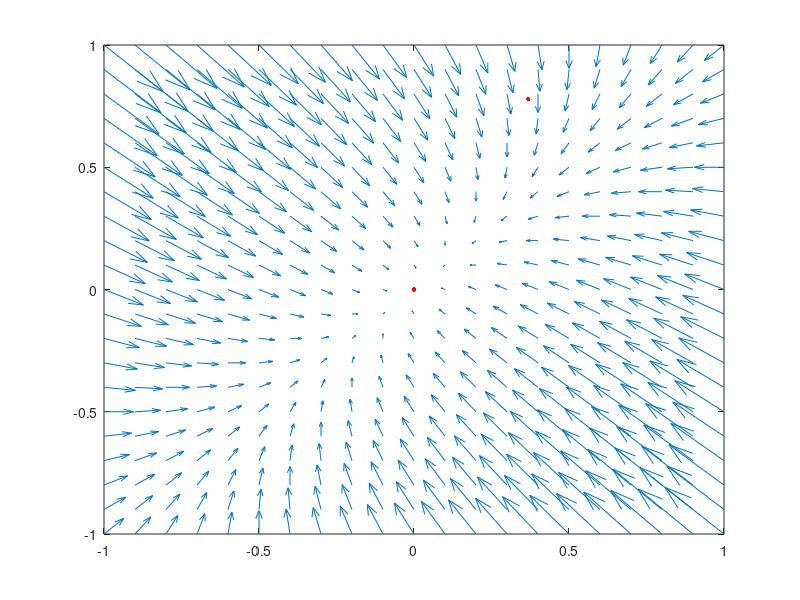

MATLAB code for this plot: (Note: this script raises an error after producing the figure.)
% 03/03/2025

% Phase Portrait (direction fields) of the Lotka-Volterra system

%% In-class practice #1:
% x' = -2*x + y
% y' =  x - 2*y
% 1. solve for the equilibrium
% 2. plot the phase portrait (x=-10:10; y=-10:10)
% 3. determine the type of the equilibrium
figure(2)
x = -1:0.1:1; y = -1:0.1:1;
[X,Y] = meshgrid(x,y);

p = @(x,y)  -2*x + y;
q = @(x,y)  x - 2*y;

quiver(X,Y,p(X,Y),q(X,Y),2)
set(gca,'fontsize',10)
hold on
plot(0,0,'r.','markersize',10)
plot(7/19,7/9,'r.','markersize',10)
plot(a/b,0,'r.','markersize',10)
xlabel('x')
ylabel('y')

%% In-class practice #2:
% x' = x*y - 5*x + 2*y
% y' = -4*x*y + x + y
% 1. solve for the equilibria
% 2. plot the phase portrait (x=-5:5; y=-5:5)
% 3. determine the type of the equilibrium
figure(3)
x = -1:0.1:1; y = -1:0.1:1;
[X,Y] = meshgrid(x,y);

p = @(x,y)  x*y - 5*x + 2*y;
q = @(x,y)  -4*x*y + x + y;

quiver(X,Y,p(X,Y),q(X,Y),2)
set(gca,'fontsize',10)
hold on
plot(0,0,'r.','markersize',10)
plot(7/19,7/9,'r.','markersize',10)
xlabel('x')
ylabel('y')